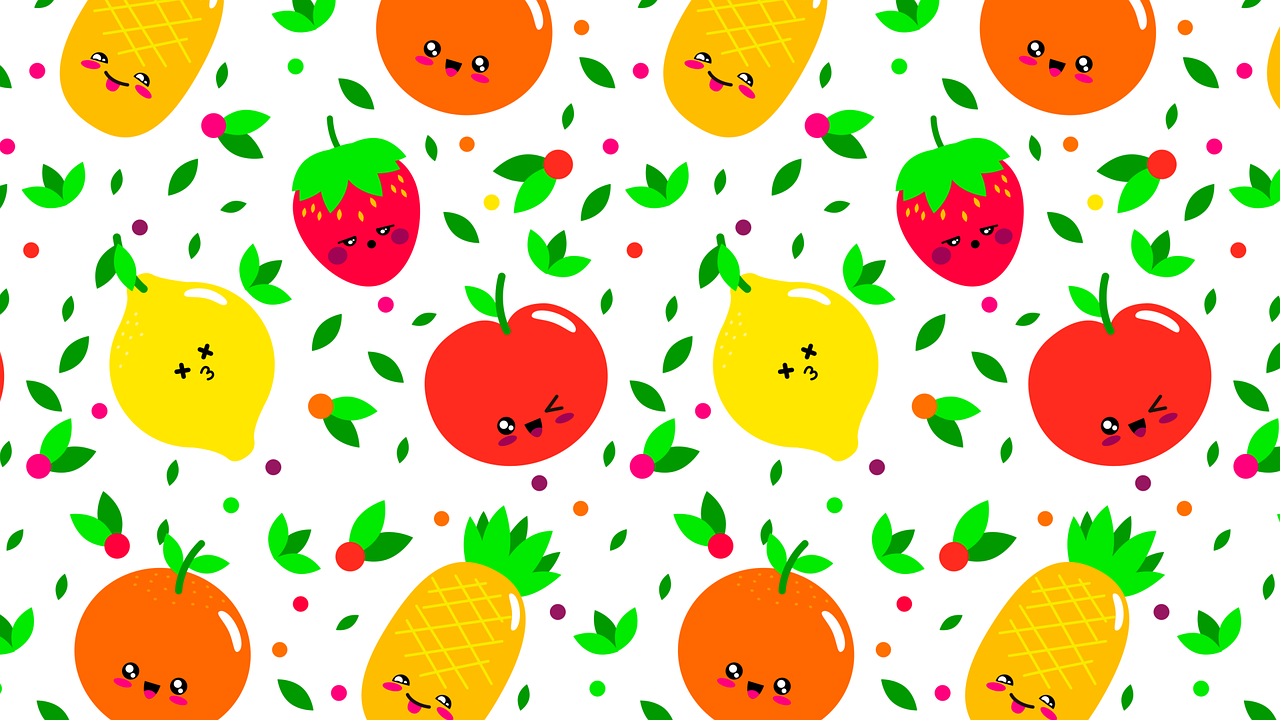
#> input picture lab4/original_images/Fruits.png, 1280 x 720 px
$ python segment.py
#> lines starting #> are read from the running program, lines starting #| are printed output that depends on the picture; after the words box and inside, x2 and y2 are one past the last pixel; in counts of white or black regions, pixels touching at a corner belong together
import cv2
import numpy as np
import matplotlib.pyplot as plt

def show_image(img, title='Image'):
    plt.figure(figsize=(10, 10))
    plt.imshow(cv2.cvtColor(img, cv2.COLOR_BGR2RGB))
    plt.title(title)
    plt.axis('off')
    plt.show()

def count_objects(img):
    num_labels, labels, stats, centroids = cv2.connectedComponentsWithStats(img, connectivity=8)
    return num_labels - 1  # Subtract 1 to exclude the background

def process_fruits(image_path):
#> called with image_path = './original_images/Fruits.png'
    img = cv2.imread(image_path)
#> img is the input picture: shape (720, 1280, 3); mean B, G, R 156.8, 210.2, 226.7
    hsv = cv2.cvtColor(img, cv2.COLOR_BGR2HSV)
#> hsv: shape (720, 1280, 3); mean H, S, V 17.7, 99.6, 247.2

    # Create mask for main fruit colors
    lower_color = np.array([0, 100, 100])
    upper_color = np.array([180, 255, 255])
    mask = cv2.inRange(hsv, lower_color, upper_color)
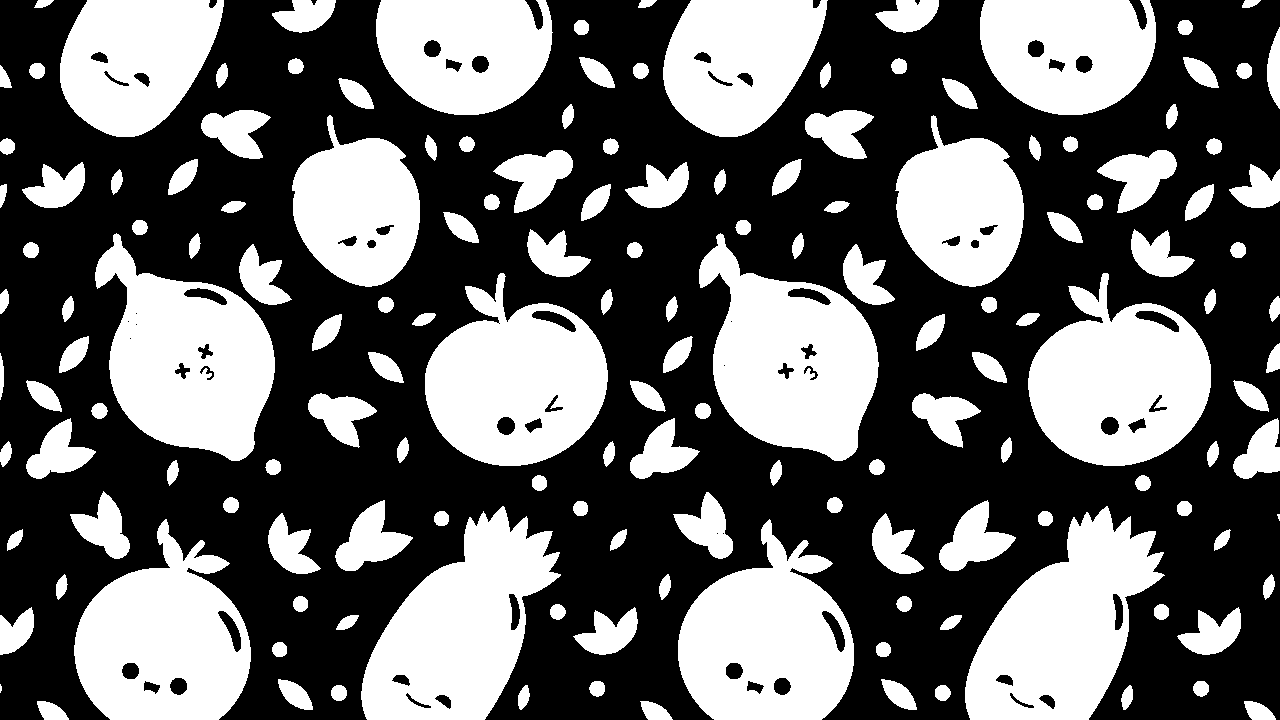
#> mask: shape (720, 1280); 39.7% white; 155 white regions (2 under 20 px), largest, box (x1, y1, x2, y2) and area: (965, 506, 1165, 720) 24097, (699, 233, 879, 461) 24085, (361, 506, 561, 720) 24085

    # Morphological operations
    kernel = np.ones((7,7), np.uint8)
    mask = cv2.morphologyEx(mask, cv2.MORPH_CLOSE, kernel, iterations=2)
#> mask: shape (720, 1280); 41.3% white; 144 white regions (2 under 20 px), largest, box (x1, y1, x2, y2) and area: (695, 233, 895, 461) 27196, (91, 233, 292, 461) 27163, (361, 506, 561, 720) 25057
    mask = cv2.morphologyEx(mask, cv2.MORPH_OPEN, kernel, iterations=2)
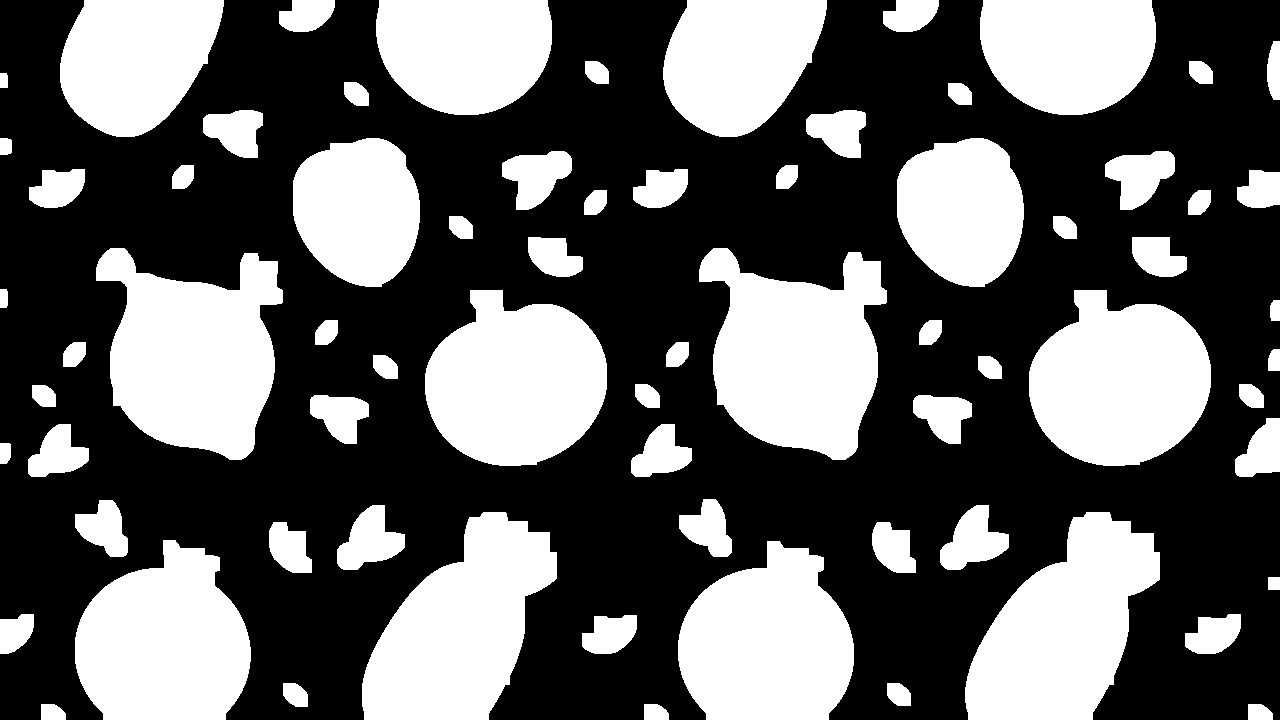
#> mask: shape (720, 1280); 38.5% white; 71 white regions

    # Find and filter contours
    contours, _ = cv2.findContours(mask, cv2.RETR_EXTERNAL, cv2.CHAIN_APPROX_SIMPLE)
#> contours = 71 contours; largest, box (x1, y1, x2, y2) and area: (699, 248, 887, 460) 26228, (96, 248, 283, 460) 26166, (362, 512, 557, 720) 24604, (965, 512, 1160, 720) 24596, (1029, 290, 1211, 466) 23568
    result = np.zeros_like(mask)
    for contour in contours:
        area = cv2.contourArea(contour)
        if 20000 < area < 100000:
            cv2.drawContours(result, [contour], 0, 255, -1)
#> this loop made 71 passes
#> area on passes 1, 2, 3, 4, 5, 6, 7, 8, 10, 11, 12, 13: 315.5, 318, 315.5, 415, 440, 1534, 1541.5, 974.5, 23439.5, 23439, 1546.5, 1502
#> (contour, area) on pass 9: ([[1268, 577], [1268, 589], [1279, 589], [1279, 577]], 132)
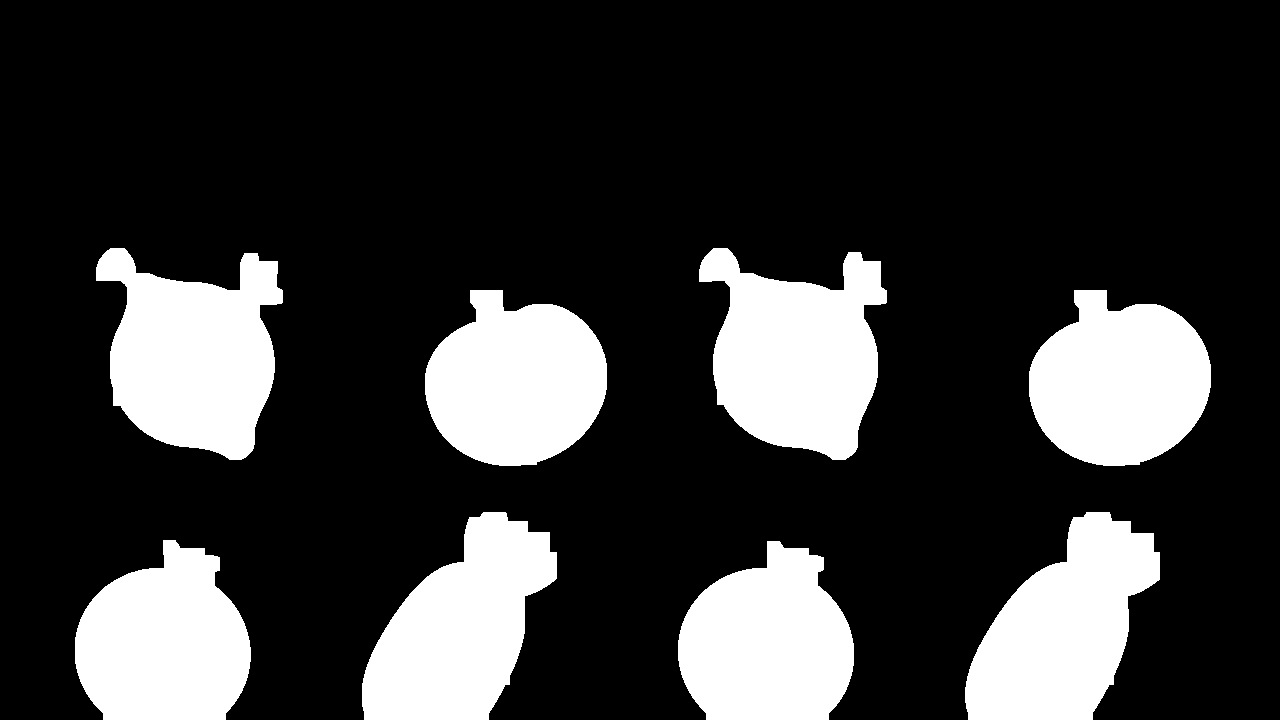
#> result: shape (720, 1280); 21.5% white; 8 white regions, largest, box (x1, y1, x2, y2) and area: (699, 248, 887, 460) 26607, (96, 248, 283, 460) 26544, (362, 512, 557, 720) 24933

    return result

def process_leaves(image_path):
    img = cv2.imread(image_path)
    hsv = cv2.cvtColor(img, cv2.COLOR_BGR2HSV)

    # Create mask for light blue leaves
    lower_color = np.array([95, 100, 100])
    upper_color = np.array([105, 255, 255])
    mask = cv2.inRange(hsv, lower_color, upper_color)

    # Morphological operations
    kernel = np.ones((3,3), np.uint8)
    mask = cv2.morphologyEx(mask, cv2.MORPH_OPEN, kernel, iterations=1)

    # Find and filter contours
    contours, _ = cv2.findContours(mask, cv2.RETR_EXTERNAL, cv2.CHAIN_APPROX_SIMPLE)
    result = np.zeros_like(mask)
    for contour in contours:
        area = cv2.contourArea(contour)
        if 500 < area < 5000:
            cv2.drawContours(result, [contour], 0, 255, -1)

    return result

def process_pears(image_path):
    img = cv2.imread(image_path)
    hsv = cv2.cvtColor(img, cv2.COLOR_BGR2HSV)

    # Create mask for pears and leaves
    lower_color = np.array([20, 50, 50])
    upper_color = np.array([70, 255, 255])
    mask = cv2.inRange(hsv, lower_color, upper_color)

    # Morphological operations
    kernel = np.ones((7,7), np.uint8)
    mask = cv2.morphologyEx(mask, cv2.MORPH_CLOSE, kernel, iterations=2)
    mask = cv2.morphologyEx(mask, cv2.MORPH_OPEN, kernel, iterations=1)

    # Find and filter contours
    contours, _ = cv2.findContours(mask, cv2.RETR_EXTERNAL, cv2.CHAIN_APPROX_SIMPLE)
    result = np.zeros_like(mask)
    for contour in contours:
        area = cv2.contourArea(contour)
        if 5000 < area < 50000:
            cv2.drawContours(result, [contour], 0, 255, -1)

    return result

# Process images
image_paths = [
    './original_images/Fruits.png',
    './original_images/Leaves.png',
    './original_images/Pears.png'
]

for path in image_paths:
    print(f"Processing {path}")

    if 'Fruits.png' in path:
        result = process_fruits(path)
    elif 'Leaves.png' in path:
        result = process_leaves(path)
    elif 'Pears.png' in path:
        result = process_pears(path)

    num_objects = count_objects(result)
#> in count_objects, `num_labels, labels, stats, centroids = cv2.connectedComponentsWithStat..`:
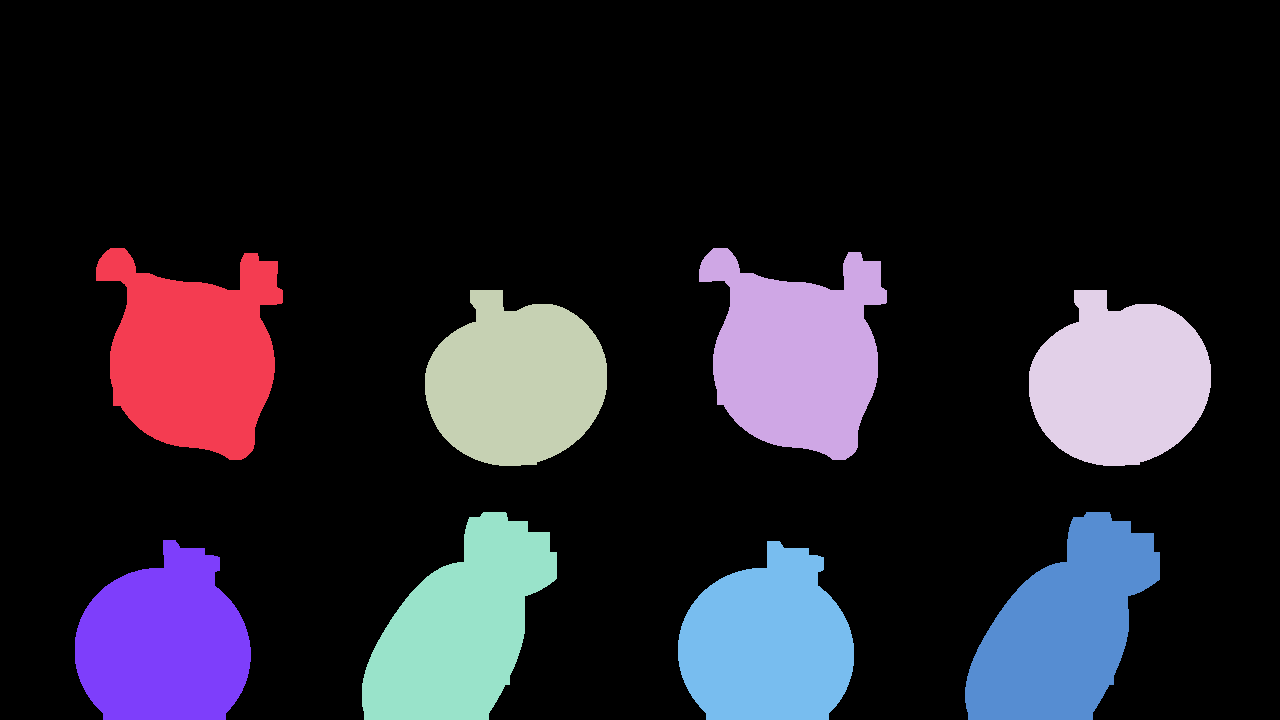
#> labels: shape (720, 1280) int32; 9 distinct labels, from 0 to 8; one colour per label, 0 black
#> in count_objects, `num_labels, labels, stats, centroids = cv2.connectedComponentsWithStat..`: num_labels = 9; stats = [[0, 0, 1280, 720, 723455], [96, 248, 187, 212, 26544], [699, 248, 188, 212, 26607], [425, 290, 182, 176, 23842], [1029, 290, 182, 176, 23842], [362, 512, 195, 208, 24933], [965, 512, 195, 208, 24925], [75, 540, 176, 180, 23726], [678, 541, 176, 179, 23726]]; centroids = [[641.4, 321.4], [193.1, 354.5], [796.6, 354.3], [515.8, 381.9], [1119.5, 381.8], [460, 627.6], [1063.5, 627.7], [163.8, 642.6], [767.2, 642.7]]
#> num_objects = 8
    show_image(cv2.imread(path), 'Original Image')
    show_image(result, f'Segmented Image (Objects: {num_objects})')
    print(f"Number of objects detected: {num_objects}\n")
#| Number of objects detected: 8
#> pass 2 of the loop `for path in image_paths:`:
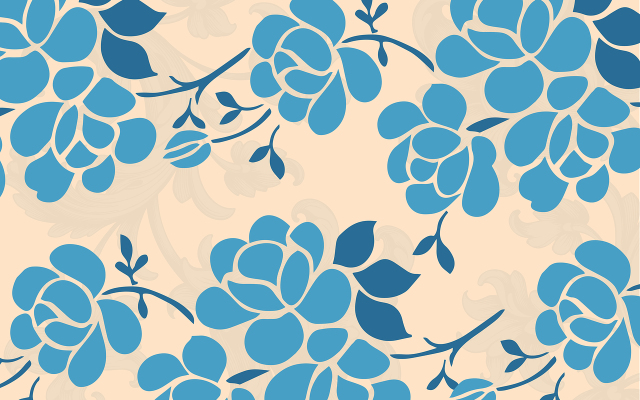
#> input picture lab4/original_images/Leaves.png, 1280 x 800 px (shown at 1/2 size)
#> in process_leaves, img is the input picture: shape (800, 1280, 3); mean B, G, R 192.7, 189.4, 163.2
#> in process_leaves, `mask = cv2.inRange(hsv, lower_color, upper_color)`:
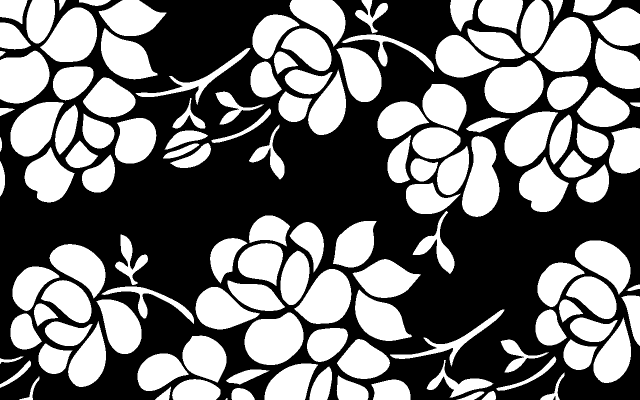
#> mask: shape (800, 1280) (shown at 1/2 size); 45.7% white; 128 white regions (1 under 20 px), largest, box (x1, y1, x2, y2) and area: (969, 121, 1087, 226) 9255, (489, 625, 607, 730) 9252, (924, 272, 999, 434) 8427
#> in process_leaves, `contours, _ = cv2.findContours(mask, cv2.RETR_EXTERNAL, cv2.CHAIN_APPR..`: contours = 130 contours, 3 with area under 20; largest, box (x1, y1, x2, y2) and area: (969, 121, 1087, 226) 9096, (489, 625, 607, 730) 9093, (1070, 34, 1183, 144) 8252, (590, 538, 703, 648) 8250, (924, 272, 999, 434) 8240
#> the loop in process_leaves, `for contour in contours:` made 130 passes
#> area on passes 2 to 9: 351.5, 305.5, 819.5, 349.5, 2541, 3189, 274.5, 2069
#> in count_objects (call 2), `num_labels, labels, stats, centroids = cv2.connectedComponentsWithStat..`:
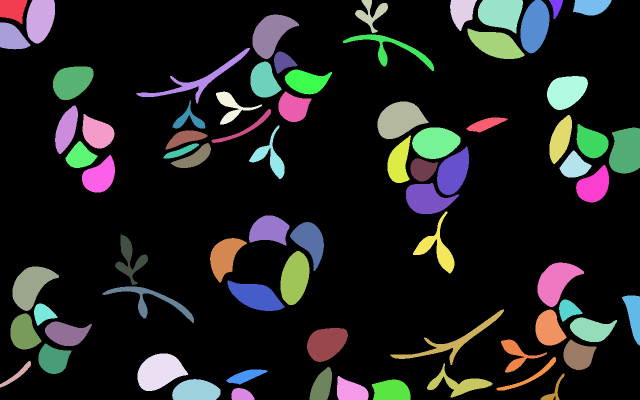
#> labels: shape (800, 1280) int32 (shown at 1/2 size); 76 distinct labels, from 0 to 75; one colour per label, 0 black
#> num_labels = 76; stats = 76 rows, first 6: [0, 0, 1280, 800, 817143], [0, 0, 55, 48, 1913], [53, 0, 57, 87, 3990], [710, 0, 66, 66, 1627], [900, 0, 54, 62, 2167], [956, 0, 90, 67, 4476]; centroids = 76 pairs, first value 23.38 to 1267.5, second value 13.02 to 789.2
#> num_objects = 75
#| Number of objects detected: 75
#> pass 3 of the loop `for path in image_paths:`:
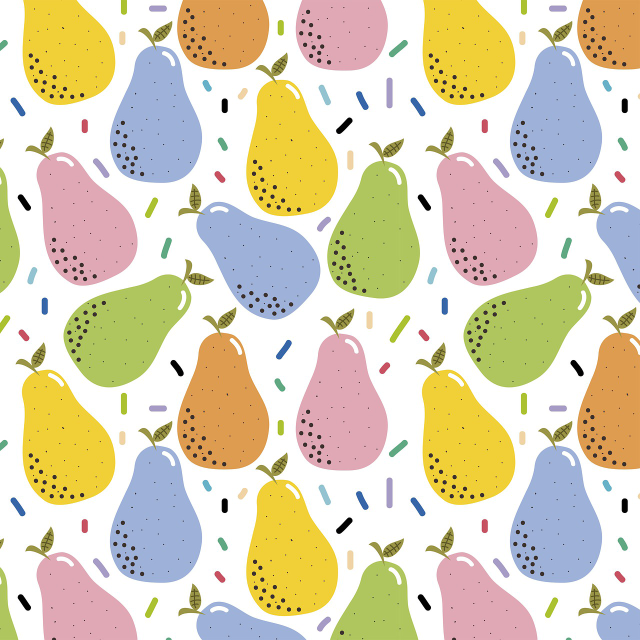
#> input picture lab4/original_images/Pears.png, 1280 x 1280 px (shown at 1/2 size)
#> in process_pears, img is the input picture: shape (1280, 1280, 3); mean B, G, R 184.6, 212.2, 222
#> in process_pears, `mask = cv2.morphologyEx(mask, cv2.MORPH_OPEN, kernel, iterations=1)`:
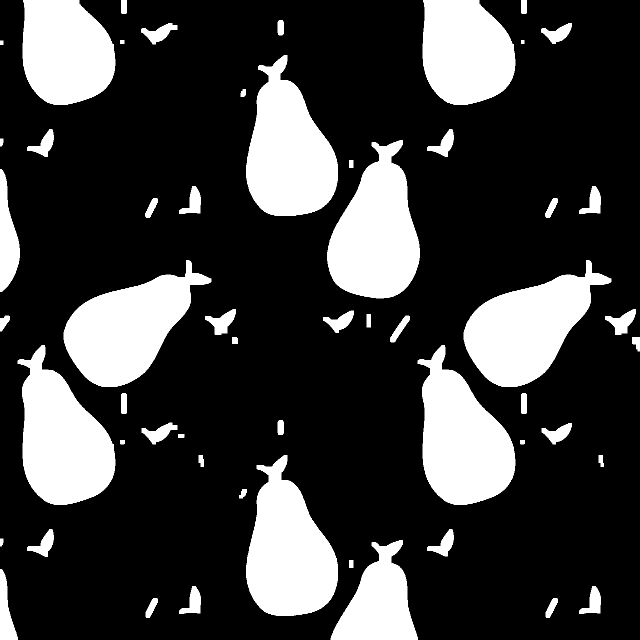
#> mask: shape (1280, 1280) (shown at 1/2 size); 23.8% white; 56 white regions
#> in process_pears, `contours, _ = cv2.findContours(mask, cv2.RETR_EXTERNAL, cv2.CHAIN_APPR..`: contours = 56 contours; largest, box (x1, y1, x2, y2) and area: (492, 910, 676, 1232) 38056, (35, 690, 231, 1010) 38026, (835, 690, 1031, 1010) 38021, (492, 110, 676, 432) 38006, (654, 280, 840, 597) 37913
#> the loop in process_pears, `for contour in contours:` made 56 passes
#> area on passes 1, 2, 3, 4, 5, 7, 8, 9: 471, 473, 1203, 1200.5, 2608, 19490, 78, 1229
#> in count_objects (call 3), `num_labels, labels, stats, centroids = cv2.connectedComponentsWithStat..`:
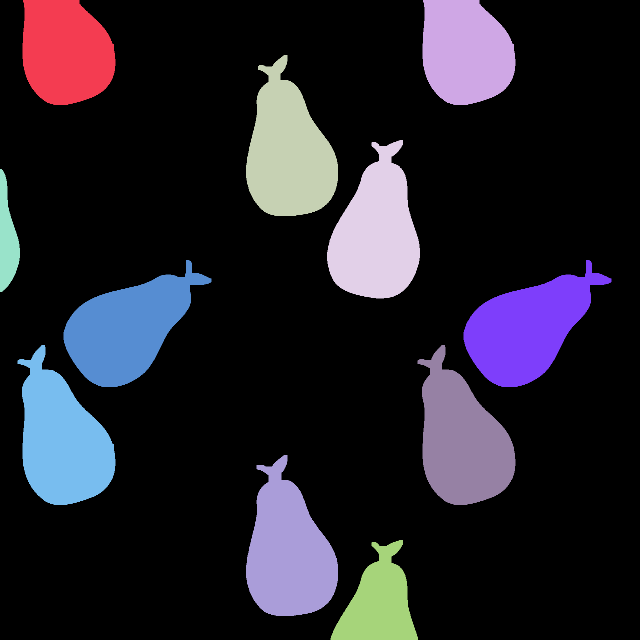
#> labels: shape (1280, 1280) int32 (shown at 1/2 size); 12 distinct labels, from 0 to 11; one colour per label, 0 black
#> num_labels = 12; stats = [[0, 0, 1280, 1280, 1279772], [45, 0, 186, 210, 32019], [845, 0, 186, 210, 32019], [492, 110, 184, 322, 38438], [654, 280, 186, 317, 38332], [0, 338, 40, 246, 6022], [127, 520, 296, 254, 38283], [927, 520, 296, 254, 38284], [35, 690, 196, 320, 38461], [835, 690, 196, 320, 38454], [492, 910, 184, 322, 38488], [661, 1080, 175, 200, 19828]]; centroids = [[652.5, 644.3], [130.9, 103.4], [930.9, 103.4], [576.4, 303.1], [752.3, 466.6], [14.06, 477.9], [254.8, 655], [1054.8, 655], [123.5, 879.4], [923.5, 879.4], [576.3, 1102.8], [757.5, 1205.8]]
#> num_objects = 11
#| Number of objects detected: 11
